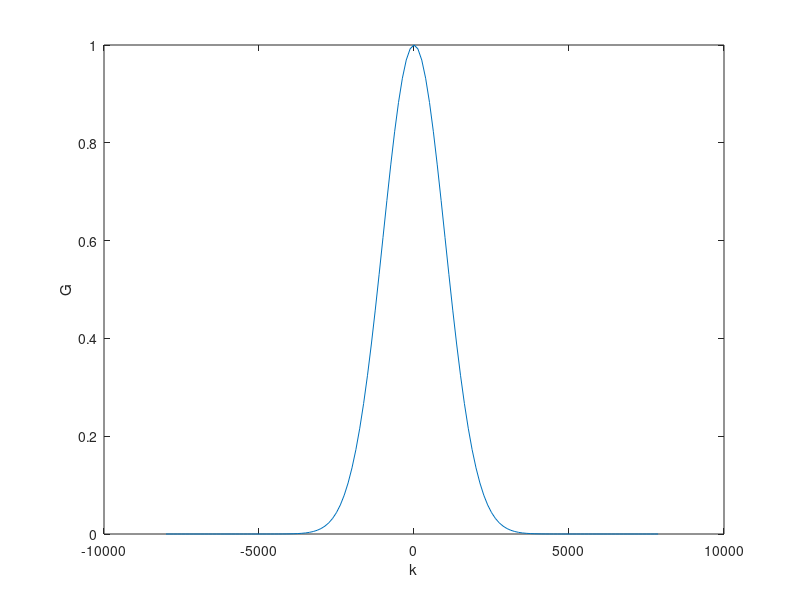

Here is the MATLAB script that generated this plot:
clear all 
close all
%Defining the gaussian function G(k)
k=linspace(-8000,8000-125,128);
for i = 1:128
    Gk = exp(-(k.^2)./(2.*(1000.^2)));
end
figure
plot(k,Gk)
xlabel('k')
ylabel('G')

%Defining delta(k-k0)
delta_k=zeros(1,128);
delta_k(65:65)=1;

%Defining G(k)delta(k-k0)
G_k_delta=zeros(1,128);
for i = 1:128
    G_k_delta(i)=Gk(i).*delta_k(i);
end

%Defining G(k0)
%2D because G(k0) is the gaussian graph centred at each of the 128 values
%of k.
Gk0=zeros(128);
for i = 1:128
    k0(i)=k(i);
    for p = 1:128
        Gk0(i,p) = exp((-(k(p)-k0(i)).^2)./(2.*(1000.^2)));
    end
end

%Defining G(k0)delta(k-k0)  
%The value of g(k0) is the peak for each value of k0
G_k0_delta=zeros(1,128);
for i = 1:128
    G_k0_delta(i)=Gk0(i,i).*delta_k(i);
end